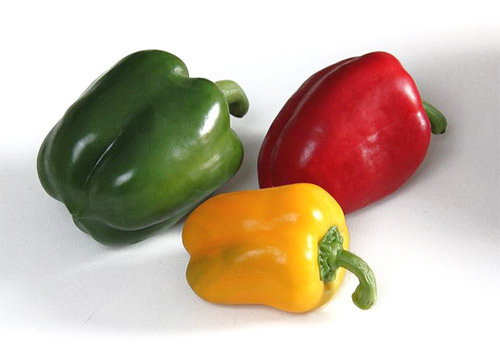
#> input picture Codigo/Clase1/pimiento_morron.jpg, 500 x 359 px
$ jupyter execute 06.Deteccion_morrones.ipynb   (shell and % lines are left out)
#> lines starting #> are read from the running program, lines starting #| are printed output that depends on the picture; after the words box and inside, x2 and y2 are one past the last pixel; in counts of white or black regions, pixels touching at a corner belong together; long printed decimals are rounded
# Ejercitación espacios de color

Segmentación por color

[cell 1]
#Si queremos que las imágenes sean mostradas en una ventana emergente quitar el inline

import numpy as np
import cv2 as cv
import matplotlib.pyplot as plt

[cell 2]
# Cargar la imagen color
img_color = cv.imread('pimiento_morron.jpg')
#> img_color is the input picture: shape (359, 500, 3); mean B, G, R 162.7, 180.5, 197.9
imgRGB = cv.cvtColor(img_color, cv.COLOR_BGR2RGB)

plt.figure(1)
plt.imshow(imgRGB)
plt.show()

[cell 3]
# Tomamos una muestra del morron amarillo
img_muestra = imgRGB[230:280,230:280,:]
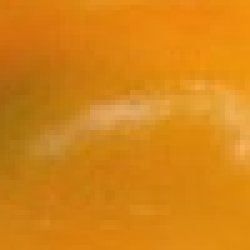
#> img_muestra: shape (50, 50, 3) (shown 5 times larger); mean R, G, B 213.7, 132.1, 21.5
plt.figure(2)
plt.imshow(img_muestra)
plt.show()

[cell 4]
# Calculamos un modelo estadístico sencillo para caracterizar el color del morrón rojo en el espacio RGB
color_mean, color_std = cv.meanStdDev(img_muestra)
#> color_mean = [213.7, 132.1, 21.55]; color_std = [16.69, 12.95, 15.32]
print(color_mean.flatten().tolist())
#| [213.667, 132.0984, 21.5452]
print(color_std.flatten().tolist())
#| [16.692, 12.949, 15.321]

[cell 5]
# Pintemos de blanco los puntos que estén cerca de la media en un radio menor que 3 sigmas
# para ¨capturar¨ el 99.7 % de pixeles.
n_sigma = 3
mask = cv.inRange(imgRGB, color_mean-color_std * n_sigma,  color_mean+color_std * n_sigma)
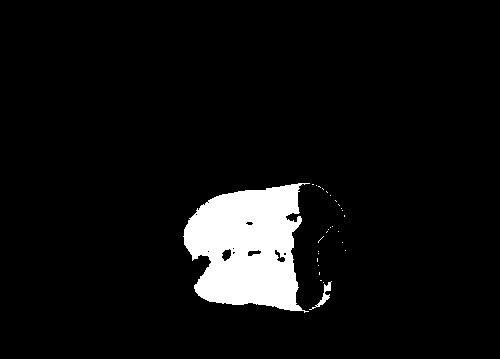
#> mask: shape (359, 500); 6.4% white; 28 white regions (26 under 20 px), largest, box (x1, y1, x2, y2) and area: (183, 183, 310, 313) 11221, (309, 281, 332, 310) 142
img_segmentada = cv.bitwise_and(imgRGB, imgRGB, mask=mask)

plt.figure(3)
plt.imshow(img_segmentada)
plt.show()

plt.figure(4)
plt.imshow(mask,cmap='gray')
plt.show

Veamos la distribucion de colores

[cell 6]
from mpl_toolkits.mplot3d import Axes3D
from matplotlib import cm
from matplotlib import colors

img_HSV = cv.cvtColor(img_color, cv.COLOR_BGR2HSV)
#> img_HSV: shape (359, 500, 3); mean H, S, V 52.1, 64.7, 202

c1, c2, c3 = cv.split(imgRGB)
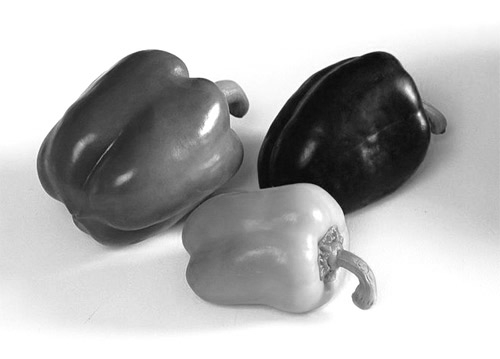
#> c2: shape (359, 500); min 6, max 255, mean 180.5
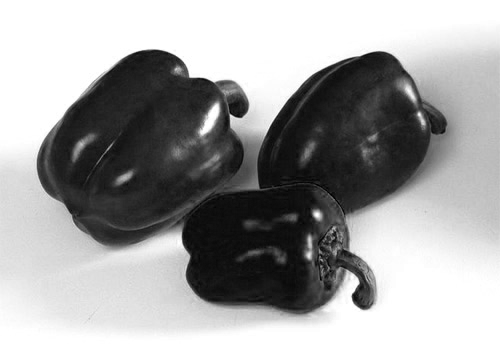
#> c3: shape (359, 500); min 0, max 255, mean 162.7
c1, c2, c3 = cv.split(img_HSV)
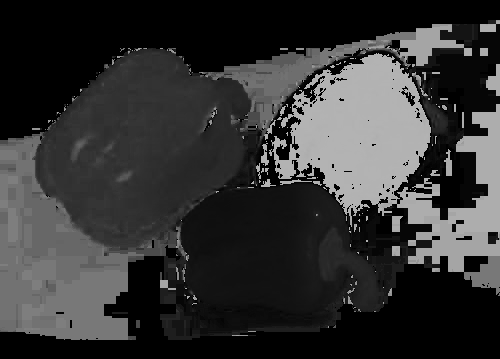
#> c1: shape (359, 500); min 0, max 179, mean 52.1
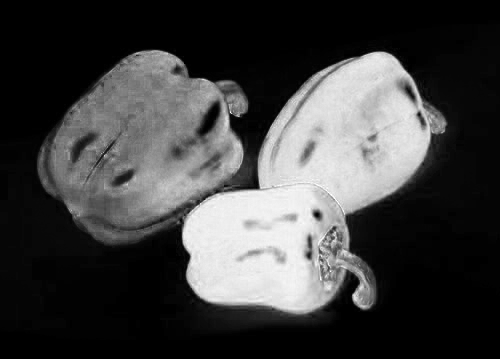
#> c2: shape (359, 500); min 0, max 255, mean 64.7
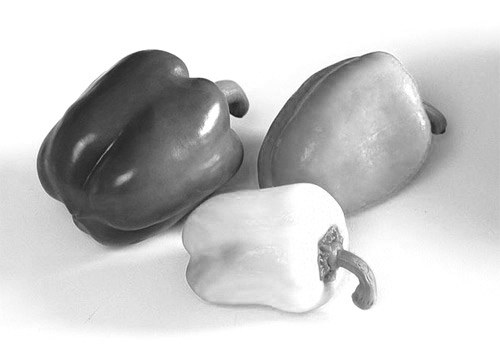
#> c3: shape (359, 500); min 16, max 255, mean 202
fig = plt.figure()
axis = fig.add_subplot(1, 1, 1, projection="3d")

pixel_colors = imgRGB.reshape((np.shape(imgRGB)[0]*np.shape(imgRGB)[1], 3))
norm = colors.Normalize(vmin=-1.,vmax=1.)
norm.autoscale(pixel_colors)
pixel_colors = norm(pixel_colors).tolist()
#> pixel_colors = 179500 items

axis.scatter(c1.flatten(), c2.flatten(), c3.flatten(), facecolors=pixel_colors, marker=".")
axis.set_xlabel("Canal 1")
axis.set_ylabel("Canal 2")
axis.set_zlabel("Canal 3")
plt.show()
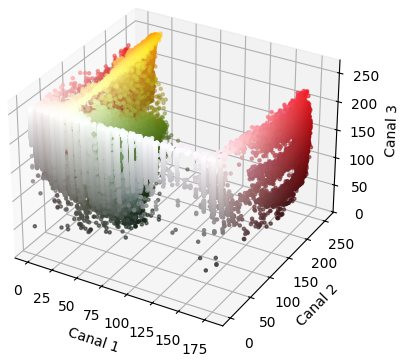
#> figure drawn by matplotlib, 1 panel

[cell 7]
# Pasamos la imagen a HSV y calculo el color de muestra

img_HSV = cv.cvtColor(img_color, cv.COLOR_BGR2HSV)
plt.figure(5)
plt.imshow(img_HSV)

#img_muestra = img_HSV[100:150,325:375,:]
img_muestra_hsv = img_HSV[230:280,230:280,:]
#> img_muestra_hsv: shape (50, 50, 3); mean H, S, V 17.3, 229.4, 213.7

# Calculamos un modelo estadístico sencillo para caracterizar el color del morrón rojo en el espacio RGB
color_mean = cv.mean(img_muestra_hsv)
#> color_mean = (17.27, 229.4, 213.7, 0)

print(color_mean)
#| (17.2744, 229.384, 213.667, 0.0)

[cell 8]
color_l = (14,100,100)
color_u = (24,255,255)

mask = cv.inRange(img_HSV, color_l,  color_u)
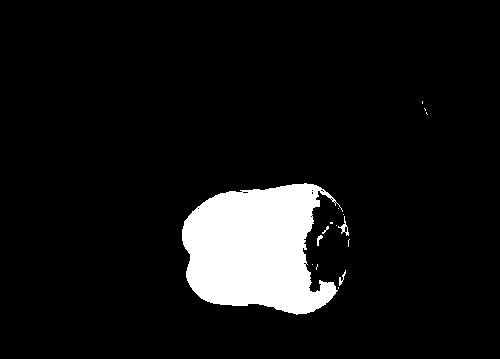
#> mask: shape (359, 500); 8.3% white; 16 white regions (12 under 20 px), largest, box (x1, y1, x2, y2) and area: (182, 183, 343, 315) 14682, (338, 216, 349, 236) 65, (339, 270, 346, 286) 38, (317, 235, 323, 246) 32
img_segmentada = cv.bitwise_and(imgRGB, imgRGB, mask=mask)
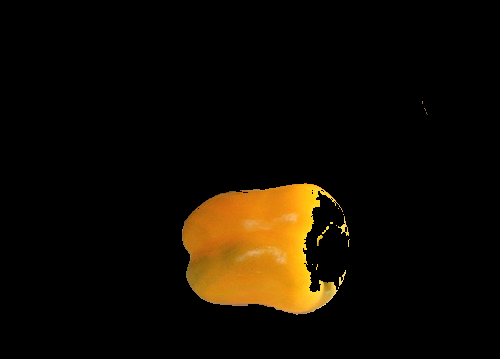
#> img_segmentada: shape (359, 500, 3); mean R, G, B 18, 11.6, 2.1

plt.figure(6)
plt.imshow(img_segmentada)
plt.show()

$ run again, with Codigo/Clase1/arandelas.png saved as Codigo/Clase1/pimiento_morron.jpg
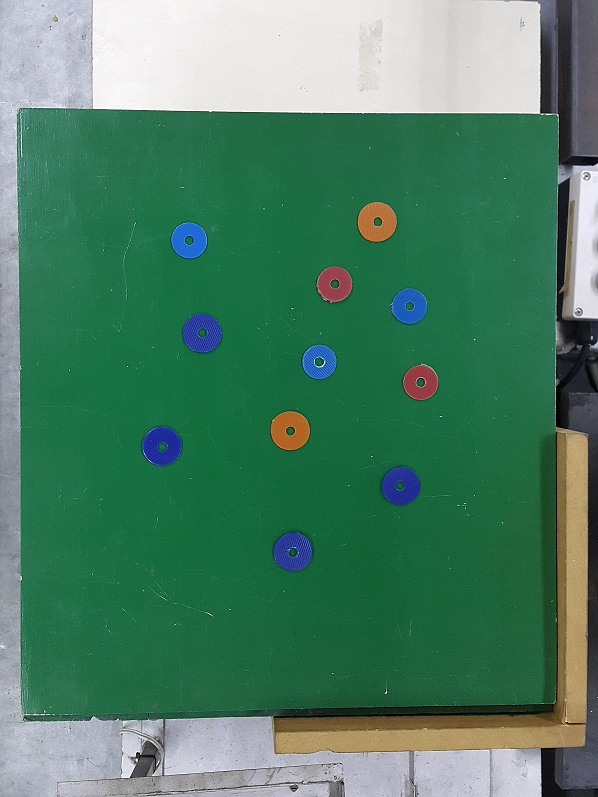
#> input picture Codigo/Clase1/arandelas.png, 598 x 797 px
#> img_color is the input picture: shape (797, 598, 3); mean B, G, R 101.8, 127.5, 77.5
#> `color_mean, color_std = cv.meanStdDev(img_muestra)`: color_mean = [25.41, 111.8, 67.09]; color_std = [2.26, 2.2, 2.33]
#| [25.409, 111.849, 67.0888]
#| [2.260, 2.204, 2.334]
#> `mask = cv.inRange(imgRGB, color_mean-color_std * n_sigma,  color_mean+..`:
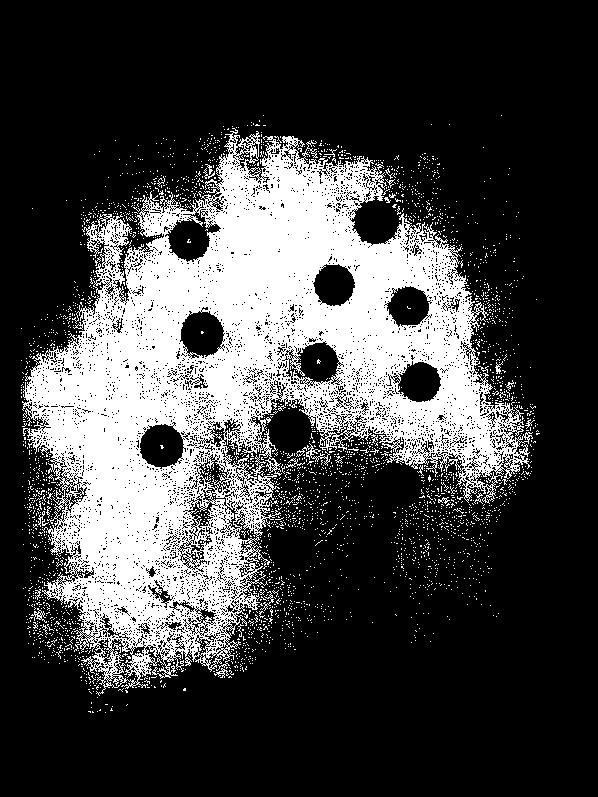
#> mask: shape (797, 598); 26% white; 3010 white regions (2980 under 20 px), largest, box (x1, y1, x2, y2) and area: (22, 128, 533, 696) 116567, (296, 443, 331, 466) 168, (31, 608, 47, 623) 72
#> img_HSV: shape (797, 598, 3); mean H, S, V 75.5, 134.7, 132.4
#> pixel_colors = 476606 items
#> img_muestra_hsv: shape (50, 50, 3); mean H, S, V 74.1, 197.2, 111.8
#> `color_mean = cv.mean(img_muestra_hsv)`: color_mean = (74.09, 197.2, 111.8, 0)
#| (74.094, 197.1772, 111.849, 0.0)
#> `img_segmentada = cv.bitwise_and(imgRGB, imgRGB, mask=mask)`:
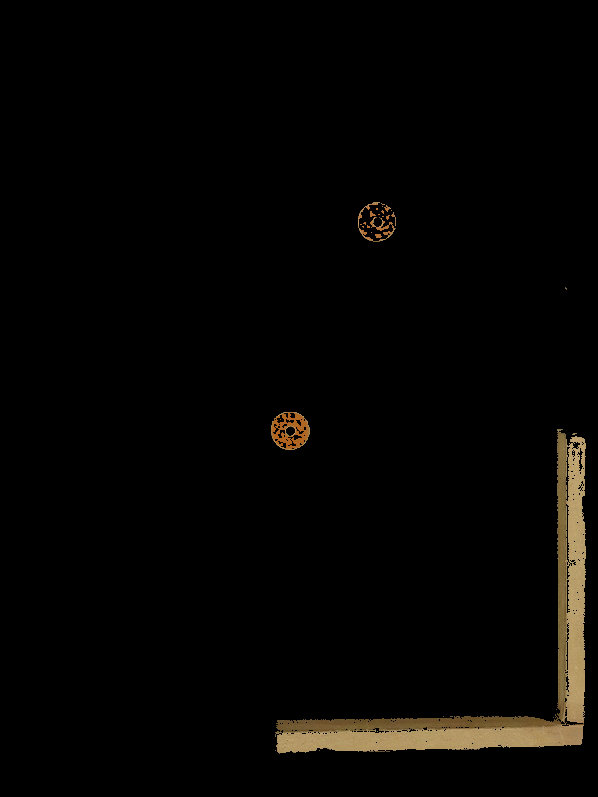
#> img_segmentada: shape (797, 598, 3); mean R, G, B 5.8, 4.8, 3
